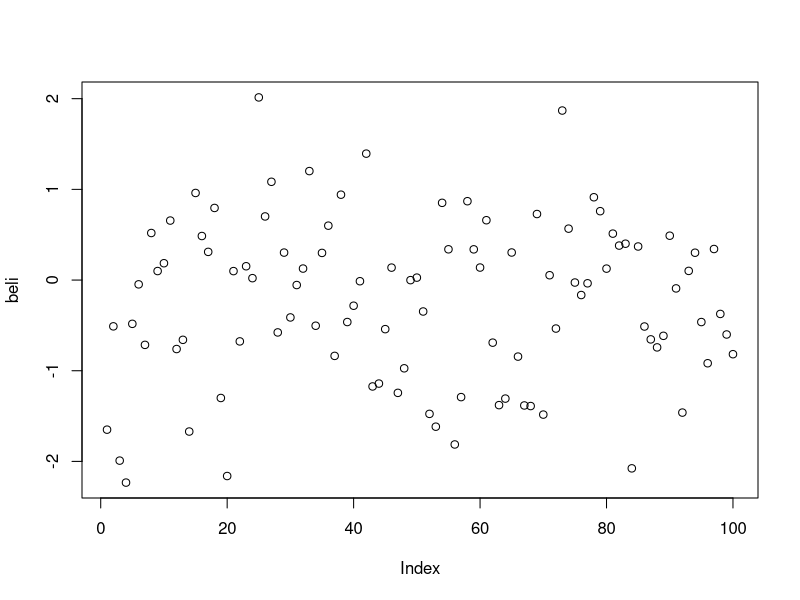
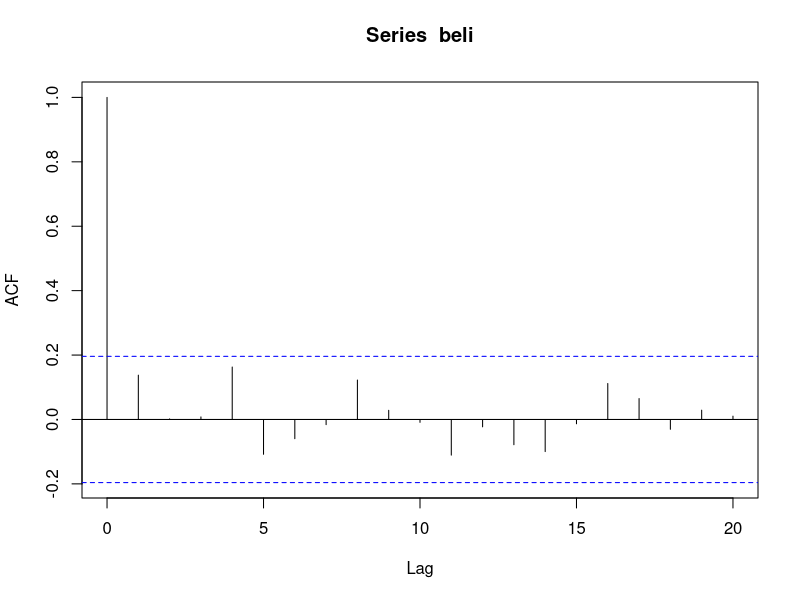
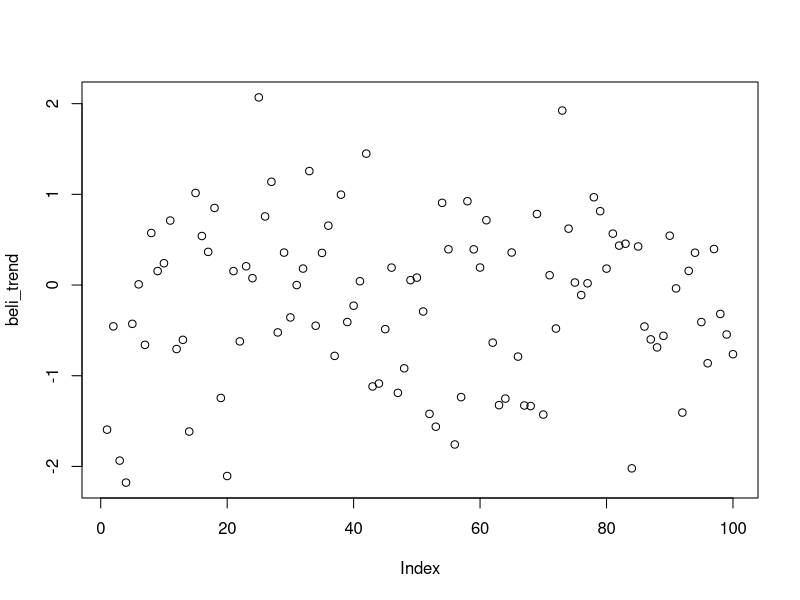
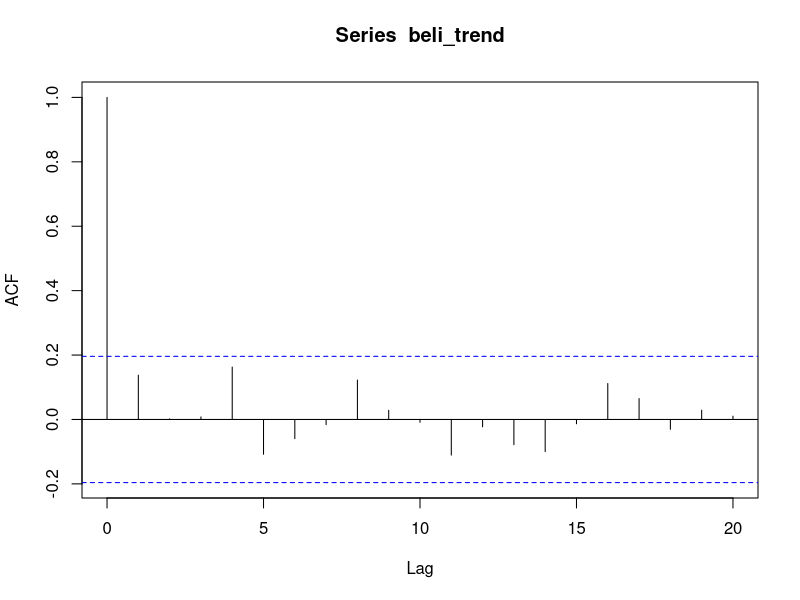

Generate these figures, in order, with R: (Note: this script raises an error after producing the figures.)
#Stacionarnost

#3metode določanja: 
#buljenje, 
#avtokorelacija 
#testi(kpss;H0 stacionarnost, H1 nestacinoarnost & ADF; H1 stacionarnost, H0 nestacinoarnost)
library(tseries)
beli <- rnorm(100)
plot(beli)
acf(beli)

kpss.test(beli)
adf.test(beli)
beli_trend <- beli + 0.05*(1.100)
beli_t <- 1:100

plot(beli_trend)
acf(beli_trend)
kpss.test(beli_trend)
acf.test(beli_trend)


dm <- scan("DM.txt")
ts.plot(dm)
acf(dm)
kpss.test(dm)

beli_lm <- lm(beli_trend ~ beli_t)

kpss.test(beli_lm$residuals)
arma <- arima.sim(n = 500, model = list(c(0.7,0.3),ma =c(0.5,0.4)))
plot(arma)
acf(arma)
adf.test(arma)


arma_t <- c(-249.5, 249.5)
arma_quad <- arma + 1e-4*arma_t^2
ts.plot(arma_quad)

kpss.test(arma_quad)



#Dež v LA


